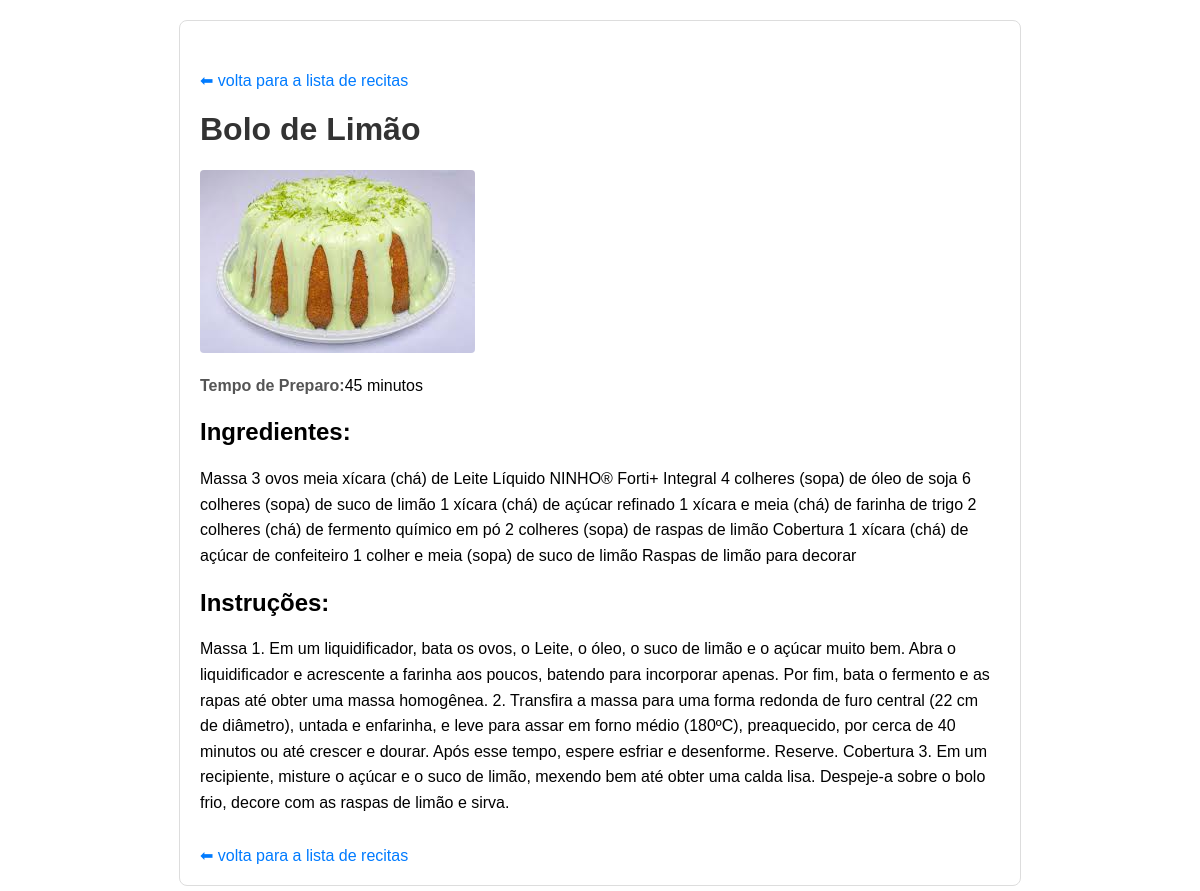
The page /recipes/2/ on the database its author committed.
### recipes/models.py (models this page shows, shortened)
class Recipe(models.Model):
    title = models.CharField(max_length=200)
    cooking_time = models.IntegerField(help_text="Tempo em minutos")
    ingredients = models.TextField()
    instructions = models.TextField()
    image = models.ImageField(upload_to='recipes/', blank=True, null=True)
    class Meta:
        verbose_name_plural = "Recipes"

### recipes/views.py (the view)
# urls.py: path('<int:pk>/', views.recipe_detail, name='recipe_detail'),
def recipe_detail(request, pk):
    recipe = get_object_or_404(Recipe, pk=pk)
    return render(request, 'recipes/recipe_detail.html', {'recipe': recipe})

### recipes/templates/recipes/recipe_detail.html (shortened to what this page needs)
<!DOCTYPE html>
<html lang="en">
<head>
</head>
<body>
    <div class="container">
        <a href="{% url 'recipe_list'%}" class="back-link"> ⬅ volta para a lista de recitas </a>
        <h1>{{recipe.title}}</h1>
        {% if recipe.image %}
            <img src="{{recipe.image.url }}" alt="image de {{receita.title}}">
        {% endif %}
        <p><strong> Tempo de Preparo:</strong>{{recipe.cooking_time}} minutos</p>
        <h2>Ingredientes:</h2>
        <p>{{recipe.ingredients}}</p>
        <h2>Instruções:</h2>
        <p>{{recipe.instructions}}</p>
        <a href="{% url 'recipe_list' %}" class="back-link">⬅ volta para a lista de recitas</a>
    </div>
</body>
</html>

### recipes/templates/recipes/recipe_detail.html (style rules this page uses)
body { font-family: Arial, sans-serif; margin: 20px; }
.container { max-width: 800px; margin: auto; padding: 20px; border: 1px solid #ddd; border-radius: 8px; }
img { max-width: 100%; height: auto; display: block; margin-bottom: 20px; border-radius: 4px; }
h1 { color: #333; }
p { line-height: 1.6; }
strong { color: #555; }
.back-link { display: block;margin-top: 30px; color: #007bff;text-decoration: none; }

### rows shown on the page
Recipe: title "Bolo de Limão", image (picture), cooking_time "45", ingredients "Massa 3 ovos meia xícara (chá) de Leite Líquido NINHO® Forti+ Integral 4 colheres (sopa) de óleo de soja 6 colheres (sopa) de suco de limão 1 xícara (chá) de açúcar refinado 1 xícara e meia (chá) de farinha de trigo 2 colheres (chá) de fermento químico em pó 2 colheres (sopa) de raspas de limão Cobertura 1 xícara (chá) de açúcar de confeiteiro 1 colher e meia (sopa) de suco de limão Raspas de limão para decorar", instructions "Massa 1. Em um liquidificador, bata os ovos, o Leite, o óleo, o suco de limão e o açúcar muito bem. Abra o liquidificador e acrescente a farinha aos poucos, batendo para incorporar apenas. Por fim, bata o fermento e as rapas até obter uma massa homogênea. 2. Transfira a massa para uma forma redonda de furo central (22 cm de diâmetro), untada e enfarinha, e leve para assar em forno médio (180ºC), preaquecido, por cerca de 40 minutos ou até crescer e dourar. Após esse tempo, espere esfriar e desenforme. Reserve. Cobertura 3. Em um recipiente, misture o açúcar e o suco de limão, mexendo bem até obter uma calda lisa. Despeje-a sobre o bolo frio, decore com as raspas de limão e sirva."
